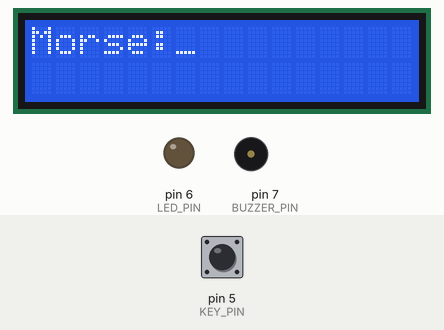
Simulated run of this sketch. Board: Arduino Uno, built with avr-gcc and run on an emulated ATmega328P. On the bench: 16×2 character LCD, output pins drawn as LEDs (lit = HIGH), buzzer (waves = sounding, pin HIGH). The test bench sets the inputs (shaded band); at power-on: pin 5 (KEY_PIN) HIGH. What the sketch prints to the serial monitor is not drawn.

Above: at 1.2 s.
1.3 s: pin 5 (KEY_PIN) pulled LOW for 0.15 s
At 4.2 s:
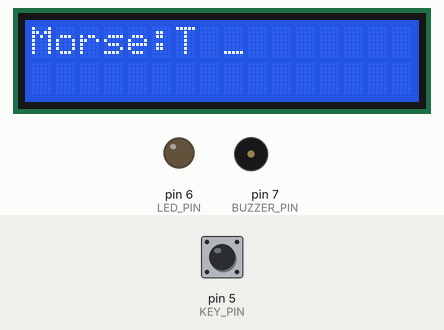
4.4 s: pin 5 (KEY_PIN) pulled LOW for 1 s
At 8.2 s:
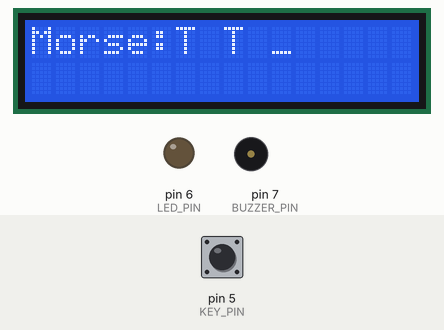
8.4 s: pin 5 (KEY_PIN) pulled LOW for 0.15 s
At 11.2 s:
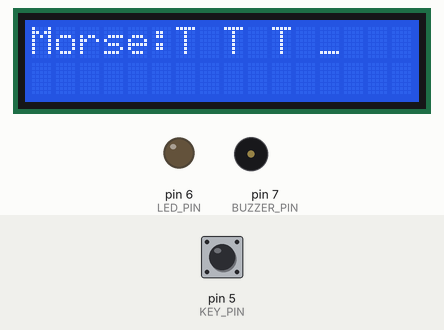
11.5 s: pin 5 (KEY_PIN) pulled LOW for 3.2 s
At 17.5 s:
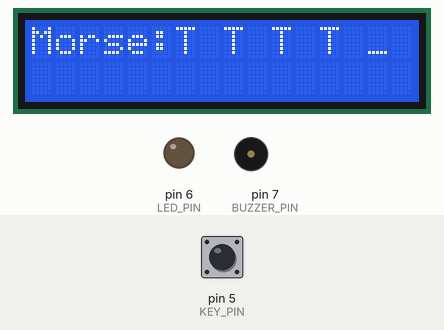
17.7 s: pin 5 (KEY_PIN) pulled LOW for 0.15 s
At 20.6 s:
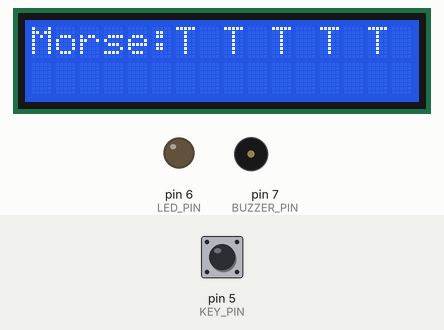
20.8 s: pin 5 (KEY_PIN) pulled LOW for 1 s
At 24.6 s:
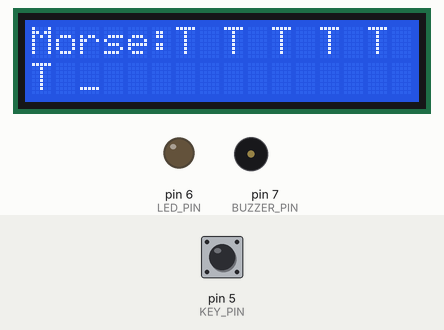
Timing chart, 0 to 25.8 s (numbered marks = the images above; inputs shaded):
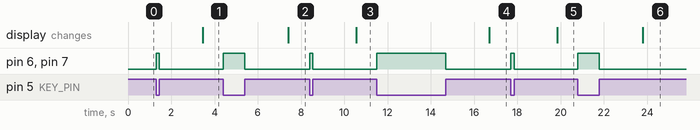

The sketch:

MorseDecoder.ino
```cpp
/*
 * Morse-decoder
 *
 * Based off Morse-decodeerder by Demented hacker in 2016
 * 1) https://www.instructables.com/id/Arduino-Morse-Decoder/
 *
 * Changed LCD to use 1602 using
 * 2) http://www.dreamdealer.nl/tutorials/connecting_a_1602a_lcd_display_and_a_light_sensor_to_arduino_uno.html
 *
 * Changed to I2C using (includes information to install library and find the I2C address for your adapter)
 * 3) https://create.arduino.cc/projecthub/akshayjoseph666/interface-i2c-16x2-lcd-with-arduino-uno-just-4-wires-273b24
 */

#include <Wire.h>
#include <LiquidCrystal_I2C.h>

// Connect a tactile switch (or signal key) between pin 5 of the Arduino and GND.
// Connect a LED between pin 6 and GND (or change the pin to LED_BUILTIN or 13 to use the on-board LED)
// Connect a buzzer between Arduino pin 7 and GND.
// Connect the 4 pins of the LCD to GND(GND), 5V(VCC), A4(SDA) and A5(SCL)
// Then you can signal with the switch. View the decoded Morse code in the serial monitor.

#define KEY_PIN 5
#define LED_PIN 6
#define BUZZER_PIN 7


#define LCDADDRESS 0x27 // default address - use link 3) in the header to detect the address
#define LCDWIDTH 16 // 1602 is 16 characters wide
#define LCDHEIGHT 2 // 1602 is 02 characters tall

#define CHARACTER_COUNT 53 //how many characters we can decode - used for array length

// Global variables
LiquidCrystal_I2C g_lcd(LCDADDRESS, LCDWIDTH, LCDHEIGHT);
boolean g_key_down;
boolean g_key_down_previous = false;
int     g_cursor_x = 0;
int     g_cursor_y = 0;
float   g_dash_length = 200.0;
long    g_signal_start_time;
long    g_silence_start_time;
String  g_current_char_code = "";
String  g_characters[CHARACTER_COUNT][2] = {
  {"A", ".-"}, {"B", "-..."}, {"C", "-.-."}, {"D", "-.."}, {"E", "."}, {"F", "..-."}, {"G", "--."},
  {"H", "...."}, {"I", ".."}, {"J", ".---"}, {"K", "-.-"}, {"L", ".-.."}, {"M", "--"}, {"N", "-."},
  {"O", "---"}, {"P", ".--."}, {"Q", "--.-"}, {"R", ".-."}, {"S", "..."}, {"T", "-"}, {"U", "..-"},
  {"V", "...-"}, {"W", ".--"}, {"X", "-..-"}, {"Y", "-.--"}, {"Z", "--.."},
  {"0", "-----"}, {"1", ".----"}, {"2", "..---"}, {"3", "...--"}, {"4", "....-"},
  {"5", "....."}, {"6", "-...."}, {"7", "--..."}, {"8", "---.."}, {"9", "----."},
  {".", ".-.-.-"},
  {",", "--..--"},
  {"?", "..--.."},
  {";", "-.-.-."},
  {":", "---..."},
  {"-", "-....-"},  //hyphen
  {"/", "-..-."},   //slash
  {"'", ".----."},  //single quote
  {"\"", ".-..-."}, //double quote
  {"_", "..--.-"},  //underscore
  {"+", ".-.-."},   //addition
  {"-", "-....-"},  //subtraction
  {"*", "-..-"},    //multiplication
  {"/", "---..."},  //division
  {"=", "-...-"},
  {")", "-.--.-"},
  {"(", "-.--."}
};

void setup() {
  g_lcd.begin();
  g_lcd.backlight();
  g_lcd.clear();
  g_lcd.setCursor(0,0);

  pinMode(KEY_PIN, INPUT_PULLUP);
  pinMode(LED_PIN, OUTPUT);
  pinMode(BUZZER_PIN, OUTPUT);

  Serial.begin(115200);
  print("Morse:");
}

void loop() {
  g_key_down = !digitalRead(KEY_PIN);

  if (g_key_down) {
    if (g_key_down != g_key_down_previous) {
      g_signal_start_time = millis();
      event_key_down(g_silence_start_time);
    }
    digitalWrite(LED_PIN, HIGH);
    digitalWrite(BUZZER_PIN, HIGH);
  }
  else {
    if (g_key_down != g_key_down_previous) {
      g_silence_start_time = millis();
      event_key_up(g_signal_start_time);
    }
    digitalWrite(LED_PIN, LOW);
    digitalWrite(BUZZER_PIN, LOW);
  }

  if (abs(millis() - g_silence_start_time) > g_dash_length * 10) {
    event_key_down(g_silence_start_time);
  }

  g_key_down_previous = g_key_down;
}

void event_key_up(long start_time) {
  char symbol = '?';
  long time = abs(millis() - start_time); // Duration of the signal (is dit or dah?)
  float dot_length = g_dash_length / 3.0;

  if (time <= 2) return;

  if (time <= dot_length) symbol = '.';
  else if (time > g_dash_length) symbol = '-';
  else if ((time > (g_dash_length + dot_length) / 1.9) && time <= g_dash_length) symbol = '-';
  else symbol = '.';

  if (symbol == '-') {
    if (time > g_dash_length) g_dash_length++;
    if (time < g_dash_length) g_dash_length--;
  }
  else if (symbol == '.') {
    if (time > g_dash_length / 3.0) g_dash_length++;
    if (time < g_dash_length / 3.0) g_dash_length--;
  }
  g_current_char_code += symbol;
}

void event_key_down(long start_time) {
  if (g_current_char_code == "")
    return;

  char symbol = '?';
  long time = abs(millis() - start_time);
  if (time > g_dash_length - g_dash_length / 40) {
    decode_character();
  }
  if (time > g_dash_length * 2) {
    decode_character();
    print(' ');
  }
}

void decode_character() {
  if (g_current_char_code == "")
    return;

  boolean found = false;
  for (int i = 0; i < CHARACTER_COUNT && !found; ++i) {
    if (g_characters[i][1] == g_current_char_code) {
      print(g_characters[i][0]);
      found = true;
    }
  }

  if (!found) {
    // if we can't decode it, output what we thought we heard for feedback.
    print(g_current_char_code);
  }
  g_current_char_code = "";
}

// Prints to the attached LCD screen
void print(char s) {
  Serial.print(s);
  if (g_cursor_x == 0 && g_cursor_y == 0) {
    g_lcd.clear();
  }
  g_lcd.setCursor(g_cursor_x, g_cursor_y);
  g_lcd.print(s);
  g_cursor_x++;
  if (g_cursor_x >= LCDWIDTH) {
    g_cursor_x = 0;
    g_cursor_y++;
  }
  if (g_cursor_y >= LCDHEIGHT) {
    g_cursor_x=g_cursor_y = 0;
  }
  // Print an underscore for the current cursor position
  if (!(g_cursor_x == 0 && g_cursor_y == 0)) {
    g_lcd.print('_');
  }
}
void print(String &s) {
  for (int i = 0; i < s.length(); i++) {
    print(s[i]);
  }
}
void print(const char *s) {
  for (int i = 0; i < strlen(s); i++) {
    print(s[i]);
  }
}
```

Measured:
- after the input at 1.3 s, pin 6 (LED_PIN), pin 7 (BUZZER_PIN): LOW → HIGH at once, → LOW 0.15 s later; the display: changes after 2.1 s (image 1)
- after the input at 4.4 s, pin 6 (LED_PIN), pin 7 (BUZZER_PIN): LOW → HIGH at once, → LOW 1.0 s later; the display: changes after 3.0 s (image 2)
- after the input at 8.4 s, pin 6 (LED_PIN), pin 7 (BUZZER_PIN): LOW → HIGH at once, → LOW 0.15 s later; the display: changes after 2.1 s (image 3)
- after the input at 11.5 s, pin 6 (LED_PIN), pin 7 (BUZZER_PIN): LOW → HIGH at once, → LOW 3.2 s later; the display: changes after 5.2 s (image 4)
- after the input at 17.7 s, pin 6 (LED_PIN), pin 7 (BUZZER_PIN): LOW → HIGH at once, → LOW 0.15 s later; the display: changes after 2.1 s (image 5)
- after the input at 20.8 s, pin 6 (LED_PIN), pin 7 (BUZZER_PIN): LOW → HIGH at once, → LOW 1.0 s later; the display: changes after 3.0 s (image 6)
